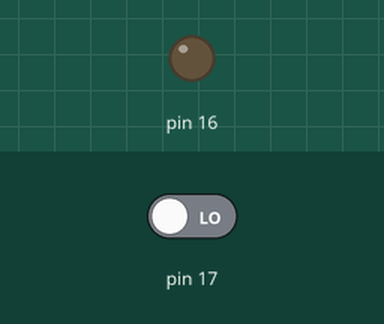
Recording of a sketch running on a simulated Arduino Uno, built with avr-gcc and run on an emulated ATmega328P. Shown: output pins drawn as LEDs (lit = HIGH). Dashed ring = blinking. The test bench sets the inputs (shaded band); at power-on: pin 17 LOW. What the sketch prints to the serial monitor is not drawn.

Above: at 1.8 s.
1.9 s: pin 17 driven HIGH
At 2.05 s:
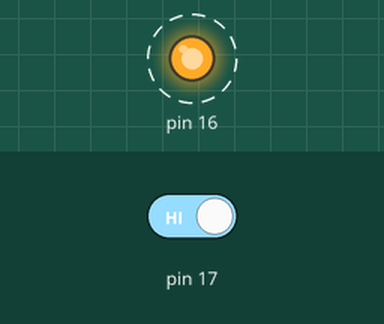
4.9 s: pin 17 driven LOW
At 5.6 s:
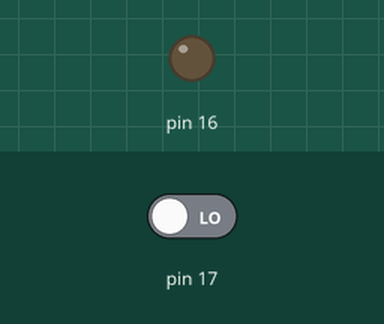
Timing chart, 0 to 7.9 s (numbered marks = the images above; inputs shaded):
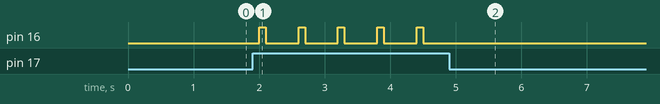

The sketch:

BodySensorAndRecorderPlay.ino
```cpp
void setup() {
  // put your setup code here, to run once:
  Serial.begin(115200);
  pinMode(17, INPUT);
  pinMode(16,OUTPUT);
}

void loop() {
  // put your main code here, to run repeatedly:
  int v = digitalRead(17);
  if(v==HIGH){
    Serial.println("有人經過");
    digitalWrite(16,HIGH);
    delay(100);
    digitalWrite(16,LOW);
  }else{
    Serial.println("沒人經過");
  }
  delay(500);
}
```

Measured:
- after the input at 1.9 s, pin 16: alternates HIGH for 0.10 s and LOW for 0.50 s, starting after 0.10 s
- after the input at 4.9 s, pin 16: stops changing and stays LOW
